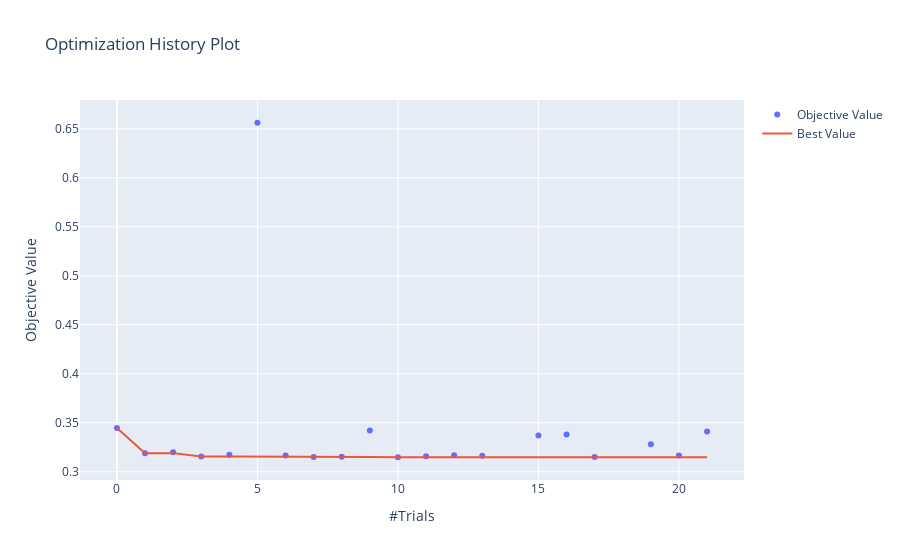

The notebook cell this image was saved under:
### Code cell
model.plot_opt_history()

### Figure 1 — Plotly figure (JSON) as saved in the notebook; plotly's stock layout.template omitted (floating-point values rounded to 4 significant figures)
{"data": [{"mode": "markers", "name": "Objective Value", "type": "scatter", "x": [0, 1, 2, 3, 4, 5, 6, 7, 8, 9, 10, 11, 12, 13, 15, 16, 17, 19, 20, 21], "y": [0.3447, 0.319, 0.3198, 0.3156, 0.3174, 0.6562, 0.3166, 0.3151, 0.3153, 0.3421, 0.3148, 0.3157, 0.3169, 0.3163, 0.337, 0.3379, 0.3151, 0.328, 0.3167, 0.3411]}, {"name": "Best Value", "type": "scatter", "x": [0, 1, 2, 3, 4, 5, 6, 7, 8, 9, 10, 11, 12, 13, 15, 16, 17, 19, 20, 21], "y": [0.3447, 0.319, 0.319, 0.3156, 0.3156, 0.3156, 0.3156, 0.3151, 0.3151, 0.3151, 0.3148, 0.3148, 0.3148, 0.3148, 0.3148, 0.3148, 0.3148, 0.3148, 0.3148, 0.3148]}], "layout": {"title": {"text": "Optimization History Plot"}, "xaxis": {"title": {"text": "#Trials"}}, "yaxis": {"title": {"text": "Objective Value"}}}}
